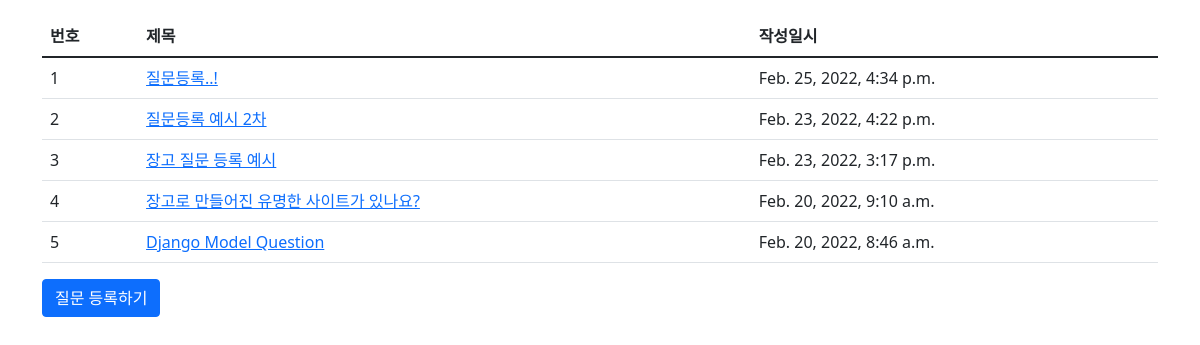
Before: /pybo/ with the older database file.
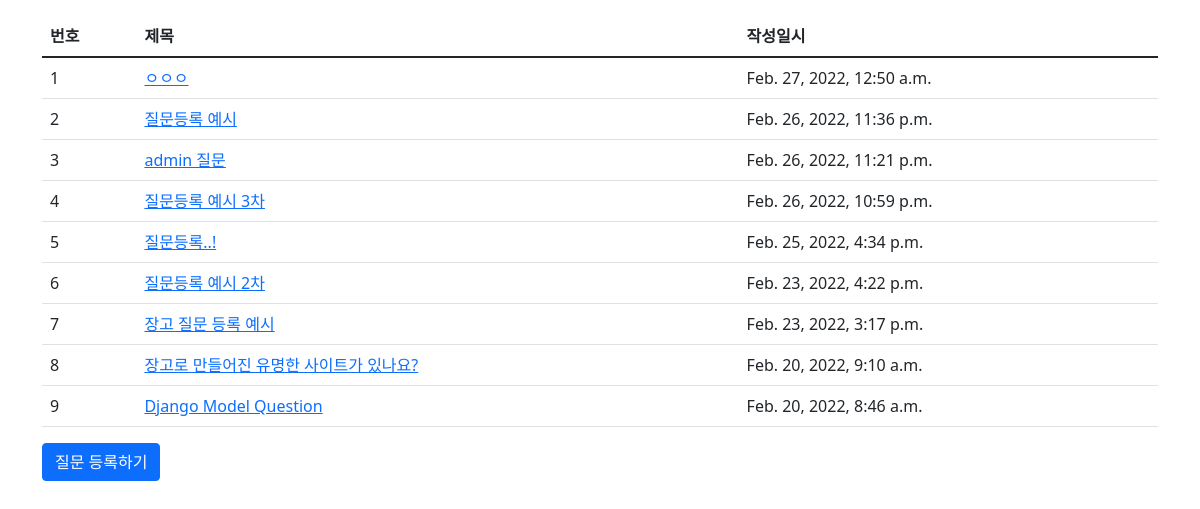
After: the same page with the newer database file.
### pybo/models.py (models this page shows, shortened)
class Question(models.Model):
    subject = models.CharField(max_length=200)
    content = models.TextField()
    create_date = models.DateTimeField()

### pybo/views.py (the view)
# urls.py: path('', views.index, name='index'),
def index(request):
    question_list = Question.objects.order_by("-create_date")
    context = {"question_list" : question_list}
    return render(request, 'pybo/question_list.html', context)

### templates/pybo/question_list.html (shortened to what this page needs)
{% extends 'base.html' %}
    {% load static %}
{% block content %}
<div class="container my-3">
    <table class="table">
        <thead>
        <tr class="thead-dark">
            <th>번호</th>
            <th>제목</th>
            <th>작성일시</th>
        </tr>
        </thead>
        <tbody>
        {% if question_list %}
        {% for question in question_list %}
        <tr>
            <td>{{ forloop.counter }}</td>
            <td>
                <a href="{% url 'pybo:detail' question.id %}">
                    {{ question.subject }}
                </a>
            </td>
            <td>{{ question.create_date }}</td>
        </tr>
        {% endfor %}
        {% else %}
        <tr>
            <td colspan="3">질문이 없습니다</td>
        </tr>
        {% endif %}
        </tbody>
    </table>
    <a href="{% url 'pybo:question_create' %}" class="btn btn-primary">
        질문 등록하기
    </a>
</div>
{% endblock %}

Changed rows visible on the page:
added Question: subject "ㅇㅇㅇ", create_date "Feb. 27, 2022, 12:50 a.m."
added Question: subject "질문등록 예시", create_date "Feb. 26, 2022, 11:36 p.m."
added Question: subject "admin 질문", create_date "Feb. 26, 2022, 11:21 p.m."
added Question: subject "질문등록 예시 3차", create_date "Feb. 26, 2022, 10:59 p.m."
